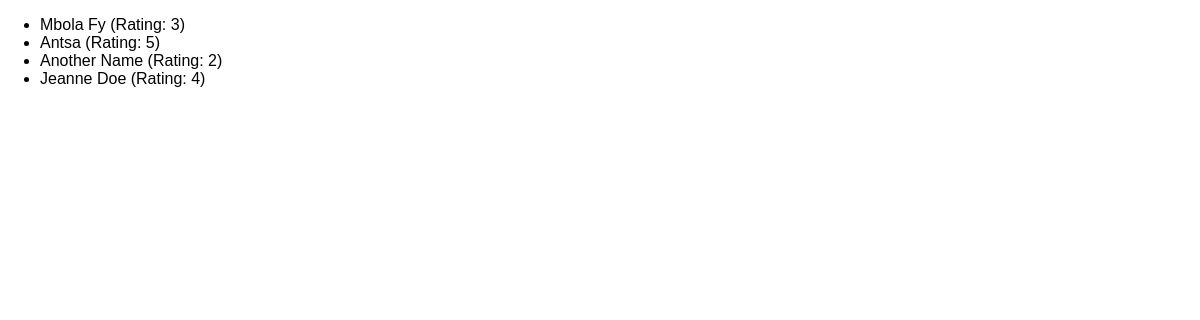
/reviews/, run on an earlier commit of the app's database.
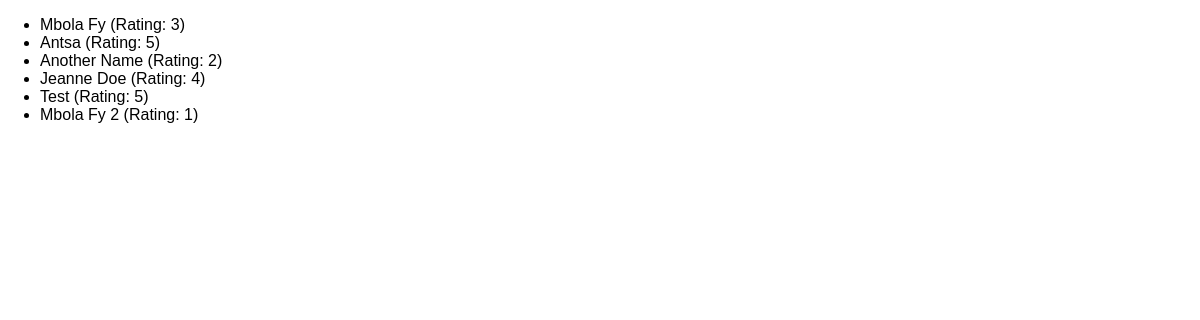
And on a later commit of the database.
### reviews/models.py (models this page shows)
class Review(models.Model):
    user_name = models.CharField(max_length=100)
    review_text = models.TextField()
    reting = models.IntegerField()

### reviews/views.py (the view)
# urls.py: path("reviews/", views.ReviewListView.as_view()),
class ReviewListView(ListView):
    template_name = "reviews/review_list.html"
    model = Review

### reviews/templates/reviews/review_list.html (shortened to what this page needs)
{% extends 'reviews/base.html' %}
{% block content %}
  <ul>
    {% for review in object_list %}
        <li>{{ review.user_name }} (Rating: {{ review.reting }})</li>
    {% endfor %}
  </ul>
{% endblock content %}

### reviews/templates/reviews/base.html (shortened to what this page needs)
{% load static %}
<!DOCTYPE html>
<html lang="en">
<head>
    <link rel="stylesheet" href="{% static 'reviews/styles.css' %}">
</head>
<body>
    {% block content %}{% endblock content %}
</body>
</html>

### reviews/static/reviews/styles.css (style rules this page uses)
body { font-family: sans-serif; margin: 0; }

What changed in the data, as far as the page shows it:
added Review: user_name "Test", reting "5"
added Review: user_name "Mbola Fy 2", reting "1"
